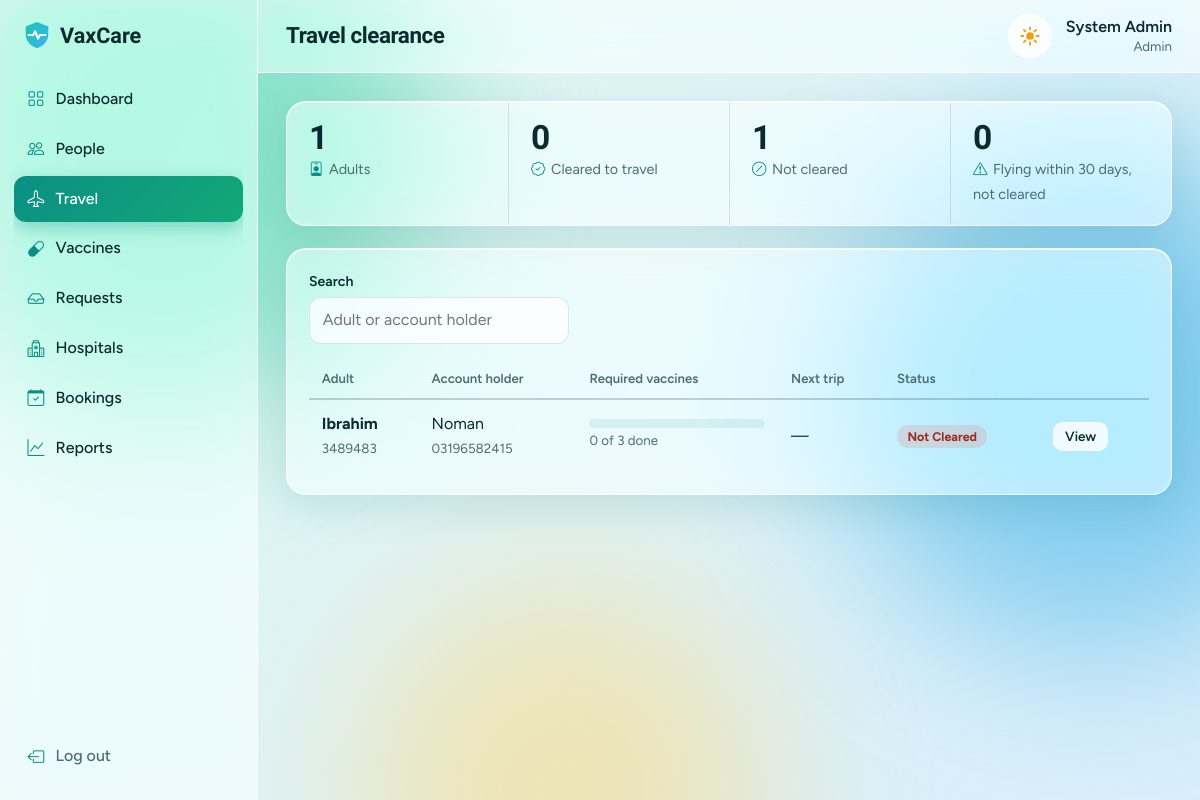
Screenshot of /Frontend/admin/travel.php (signed in) with the database file from the repository.
### tables this page shows
CREATE TABLE `children` (
  `id` int(11) NOT NULL,
  `parent_id` int(11) NOT NULL,
  `name` varchar(100) NOT NULL,
  `dob` date NOT NULL,
  `gender` enum('Male','Female') NOT NULL,
  `blood_group` varchar(5) NOT NULL DEFAULT '',
  `member_type` enum('child','adult') NOT NULL DEFAULT 'child',
  `passport_no` varchar(20) NOT NULL DEFAULT '',
  `created_at` timestamp NOT NULL DEFAULT current_timestamp()
);

CREATE TABLE `users` (
  `id` int(11) NOT NULL,
  `name` varchar(100) NOT NULL,
  `email` varchar(150) NOT NULL,
  `phone` varchar(20) NOT NULL DEFAULT '',
  `date_of_birth` date DEFAULT NULL,
  `is_adult` tinyint(1) NOT NULL DEFAULT 0,
  `password` varchar(255) NOT NULL,
  `role` enum('admin','parent','hospital') NOT NULL,
  `created_at` timestamp NOT NULL DEFAULT current_timestamp()
);

### Frontend/admin/travel.php (the view, shortened to what this page needs)
<?php
require __DIR__ . '/../../Backend/config/config.php';
require __DIR__ . '/../../Backend/includes/layout.php';
$rows = q("SELECT c.id,c.name,c.dob,c.passport_no,u.name parent_name,u.phone,
  (SELECT COUNT(*) FROM schedule s JOIN vaccines v ON v.id=s.vaccine_id WHERE s.child_id=c.id AND v.travel_required=1) req,
  (SELECT COUNT(*) FROM schedule s JOIN vaccines v ON v.id=s.vaccine_id WHERE s.child_id=c.id AND v.travel_required=1 AND s.status='vaccinated') done,
  (SELECT CONCAT(destination,'|',travel_date) FROM travel_plans WHERE member_id=c.id AND travel_date>=CURDATE() ORDER BY travel_date LIMIT 1) trip
  FROM children c JOIN users u ON u.id=c.parent_id WHERE c.member_type='adult' ORDER BY c.name")->fetchAll();
$cleared = count(array_filter($rows, fn($r) => $r['done'] >= $r['req']));
$soon = count(array_filter($rows, fn($r) => $r['trip'] && (strtotime(explode('|', $r['trip'])[1]) - time()) / 86400 <= 30 && $r['done'] < $r['req']));
page_start('Travel clearance', 'admin'); ?>
<div class="strip"><div><b data-count="<?= count($rows) ?>"><?= count($rows) ?></b><span><i class="bi bi-person-badge"></i>Adults</span></div>
  <div><b data-count="<?= $cleared ?>"><?= $cleared ?></b><span><i class="bi bi-patch-check"></i>Cleared to travel</span></div>
  <div><b data-count="<?= count($rows) - $cleared ?>"><?= count($rows) - $cleared ?></b><span><i class="bi bi-slash-circle"></i>Not cleared</span></div>
  <div><b data-count="<?= $soon ?>"><?= $soon ?></b><span><i class="bi bi-exclamation-triangle"></i>Flying within 30 days, not cleared</span></div></div>
<div class="card"><div class="tools"><div class="f" style="min-width:260px"><label for="s">Search</label><input id="s" data-filter="#tt" placeholder="Adult or account holder"></div></div>
<?php if (!$rows): empty_state('No adults registered yet.'); else: ?><div class="tbl"><table id="tt"><thead><tr><th>Adult</th><th>Account holder</th><th>Required vaccines</th><th>Next trip</th><th>Status</th><th></th></tr></thead><tbody>
<?php foreach ($rows as $r): $p = $r['req'] ? round($r['done'] / $r['req'] * 100) : 100; $ok = $r['done'] >= $r['req']; $trip = $r['trip'] ? explode('|', $r['trip']) : null; ?>
<tr><td><b><?= e($r['name']) ?></b><br><small><?= e($r['passport_no'] ?: 'No passport on file') ?></small></td><td><?= e($r['parent_name']) ?><br><small><?= e($r['phone']) ?></small></td>
  <td style="min-width:150px"><div class="bar"><i style="width:<?= $p ?>%"></i></div><small><?= (int)$r['done'] ?> of <?= (int)$r['req'] ?> done</small></td>
  <td><?= $trip ? e($trip[0]) . '<br><small>' . fmt_date($trip[1]) . '</small>' : '—' ?></td><td><?= $ok ? badge('cleared') : badge('not_cleared') ?></td>
  <td><a class="btn btn-g btn-sm" href="children.php?id=<?= (int)$r['id'] ?>">View</a></td></tr><?php endforeach; ?></tbody></table></div><?php endif; ?></div>

### Backend/config/config.php (shortened to what this page needs)
<?php
function db(): PDO {
    static $pdo = null;
    if (!$pdo) {
        try {
            $pdo = new PDO('mysql:host=' . DB_HOST . ';dbname=' . DB_NAME . ';charset=utf8mb4', DB_USER, DB_PASS, [
                PDO::ATTR_ERRMODE => PDO::ERRMODE_EXCEPTION,
                PDO::ATTR_DEFAULT_FETCH_MODE => PDO::FETCH_ASSOC,
                PDO::ATTR_EMULATE_PREPARES => false,
            ]);
        } catch (PDOException $ex) {
            http_response_code(500);
            exit('Database connection failed. Import database.sql and check config/config.php.');
        }
    }
    return $pdo;
}
function q(string $sql, array $args = []): PDOStatement {
    $s = db()->prepare($sql);
    $s->execute($args);
    return $s;
}
function e($v): string {
    return htmlspecialchars((string)$v, ENT_QUOTES, 'UTF-8');
}
function badge(string $s): string {
    $m = [
        'pending' => 'warn', 'booked' => 'info', 'approved' => 'ok',
        'vaccinated' => 'ok', 'rejected' => 'bad', 'not_vaccinated' => 'bad',
        'overdue' => 'bad', 'cleared' => 'ok', 'not_cleared' => 'bad',
        'available' => 'ok', 'unavailable' => 'bad'
    ];
    return '<span class="badge ' . ($m[$s] ?? 'info') . '">' . e(ucwords(str_replace('_', ' ', $s))) . '</span>';
}

### Frontend/assets/css/style.css (style rules this page uses)
:root { --ink:#0a2a2e;--muted:#4b6c71; --bg1:#e4f8f2;--bg2:#d9eefb; --teal:#0b8f84;--teal-d:#087068;--mint:#2fcf9f;--sky:#2aa9e6;--sun:#ffc24a;--coral:#ef5f50;--leaf:#16a97e; --glass:rgba(255,255,255,.55);--glass-2:rgba(255,255,255,.78);--glass-b:rgba(255,255,255,.75); --line:rgba(10,42,46,.11);--shadow:0 12px 40px rgba(8,112,104,.14);--hi:inset 0 1px 0 rgba(255,255,255,.8); --input:rgba(255,255,255,.75);--tint:rgba(11,143,132,.10);--hover:rgba(11,143,132,.08); --ok-b:rgba(22,169,126,.18);--ok-t:#0a6b4f;--warn-b:rgba(255,194,74,.3);--warn-t:#7a5200; --bad-b:rgba(239,95,80,.17);--bad-t:#a02a1c;--info-b:rgba(42,169,230,.18);--info-t:#0b5f8a; --blob1:#2fcf9f;--blob2:#2aa9e6;--blob3:#ffd777;--blob-o:.5; --grid:rgba(10,42,46,.08);--btn:linear-gradient(135deg,#0b8f84,#12a877); }
* { box-sizing:border-box }
html { color-scheme:light }
body { margin:0;font:16px/1.55 Figtree,system-ui,sans-serif;color:var(--ink);background:linear-gradient(135deg,var(--bg1),var(--bg2)) fixed;min-height:100vh;transition:background .4s,color .3s }
a { color:var(--teal) }
small,.muted { color:var(--muted) }
.card,.strip,.side,.top,.kid,.hosp,.auth,.vcard,.glass,.tpass,.step { background:var(--glass);border:1px solid var(--glass-b);box-shadow:var(--shadow),var(--hi);-webkit-backdrop-filter:blur(18px) saturate(165%);backdrop-filter:blur(18px) saturate(165%) }
.card { border-radius:20px;padding:22px;margin-bottom:22px;transition:transform .25s,box-shadow .25s }
.strip { display:grid;grid-template-columns:repeat(auto-fit,minmax(160px,1fr));border-radius:20px;margin-bottom:22px;overflow:hidden }
.strip>div { padding:18px 22px;border-left:1px solid var(--line) }
.strip>div:first-child { border-left:0 }
.strip b { display:block;font:800 2.1rem 'Bricolage Grotesque',sans-serif;line-height:1.1;font-variant-numeric:tabular-nums }
.strip span { color:var(--muted);font-size:.9rem }
.strip i { color:var(--teal);margin-right:.35rem }
.btn { display:inline-flex;align-items:center;gap:.45rem;padding:.6rem 1.05rem;border-radius:12px;border:1px solid transparent;font:600 .92rem Figtree,sans-serif;cursor:pointer;text-decoration:none;transition:transform .15s,box-shadow .2s,background .2s;position:relative;overflow:hidden }
.btn-g { background:var(--glass-2);border-color:var(--glass-b);color:var(--ink);box-shadow:var(--hi) }
.btn-sm { padding:.35rem .7rem;font-size:.84rem;border-radius:10px }
.badge { display:inline-block;padding:.12rem .65rem;border-radius:99px;font-size:.78rem;font-weight:700;white-space:nowrap }
.badge.bad { background:var(--bad-b);color:var(--bad-t) }
.tbl { overflow-x:auto }
table { width:100%;border-collapse:collapse }
th { text-align:left;font-size:.82rem;color:var(--muted);font-weight:600;padding:.55rem .8rem;border-bottom:2px solid var(--line);white-space:nowrap }
td { padding:.7rem .8rem;border-bottom:1px solid var(--line);vertical-align:middle }
tbody tr,table tr { transition:background .15s }
tr:last-child td { border-bottom:0 }
.bar { height:9px;background:var(--tint);border-radius:99px;overflow:hidden }
.tools { display:flex;gap:10px;flex-wrap:wrap;align-items:end;margin-bottom:16px }
.f label { display:block;font-weight:600;font-size:.88rem;margin-bottom:.3rem }
input,select,textarea { width:100%;padding:.64rem .8rem;border:1px solid var(--line);border-radius:12px;font:inherit;background:var(--input);color:var(--ink);transition:border-color .2s,box-shadow .2s }
.content>* { animation:rise .6s cubic-bezier(.2,.8,.2,1) both }
.content>*:nth-child(2) { animation-delay:.07s }

### rows the page displays
children: name "Ibrahim", passport_no "3489483", parent.name "Noman", parent.phone "03196582415", done "0", req "3"

### other values shown
APP_NAME "VaxCare"
$label "Dashboard"
$label "People"
$label "Travel"
$label "Vaccines"
$label "Requests"
$label "Hospitals"
$label "Bookings"
$label "Reports"
$title "Travel clearance"
$u['name'] "System Admin"
$role "Admin"
count($rows) "1"
$cleared "0"
count($rows) - $cleared "1"
